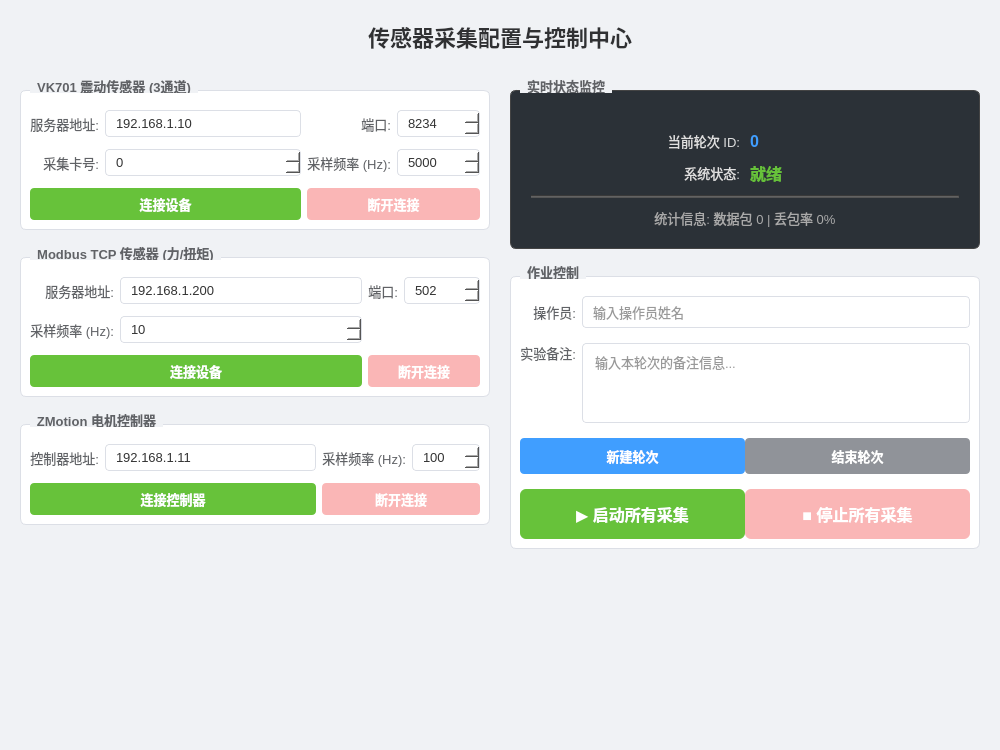
<?xml version="1.0" encoding="UTF-8"?>
<ui version="4.0">
 <class>SensorPage</class>
 <widget class="QWidget" name="SensorPage">
  <property name="geometry">
   <rect>
    <x>0</x>
    <y>0</y>
    <width>1000</width>
    <height>750</height>
   </rect>
  </property>
  <property name="windowTitle">
   <string>传感器采集控制系统</string>
  </property>
  <property name="styleSheet">
   <string notr="true">/* 全局字体与背景 */
QWidget {
    font-family: &quot;Segoe UI&quot;, &quot;Microsoft YaHei&quot;, sans-serif;
    font-size: 10pt;
    color: #333333;
    background-color: #f0f2f5;
}

/* 分组框 - 卡片式设计 */
QGroupBox {
    background-color: #ffffff;
    border: 1px solid #dcdfe6;
    border-radius: 6px;
    margin-top: 12px; /* 为标题留出空间 */
    padding-top: 10px;
    font-weight: bold;
    color: #2c3e50;
}

QGroupBox::title {
    subcontrol-origin: margin;
    subcontrol-position: top left;
    left: 10px;
    padding: 0 5px;
    background-color: #f0f2f5; /* 标题背景色与主背景融合，产生浮动标签效果 */
	color: #606266;
}

/* 标签 */
QLabel {
    color: #606266;
    background-color: transparent;
}

/* 输入框通用样式 */
QLineEdit, QSpinBox, QTextEdit {
    border: 1px solid #dcdfe6;
    border-radius: 4px;
    padding: 4px 8px;
    background-color: #ffffff;
    color: #333;
    selection-background-color: #409eff;
}

QLineEdit:focus, QSpinBox:focus, QTextEdit:focus {
    border: 1px solid #409eff;
}

QLineEdit:disabled, QSpinBox:disabled {
    background-color: #f5f7fa;
    color: #c0c4cc;
}

/* 按钮通用样式 */
QPushButton {
    border: 1px solid #dcdfe6;
    border-radius: 4px;
    padding: 6px 15px;
    background-color: #ffffff;
    color: #606266;
    font-weight: bold;
}

QPushButton:hover {
    background-color: #ecf5ff;
    border-color: #c6e2ff;
    color: #409eff;
}

QPushButton:pressed {
    background-color: #dcdfe6;
}

QPushButton:disabled {
    background-color: #f5f7fa;
    border-color: #e4e7ed;
    color: #c0c4cc;
}

/* 特定功能按钮颜色重写 - 在具体控件ID中定义，这里作为兜底 */
</string>
  </property>
  <layout class="QVBoxLayout" name="verticalLayout_main">
   <property name="spacing">
    <number>15</number>
   </property>
   <property name="leftMargin">
    <number>20</number>
   </property>
   <property name="topMargin">
    <number>20</number>
   </property>
   <property name="rightMargin">
    <number>20</number>
   </property>
   <property name="bottomMargin">
    <number>20</number>
   </property>
   <item>
    <widget class="QLabel" name="label_title">
     <property name="minimumSize">
      <size>
       <width>0</width>
       <height>40</height>
      </size>
     </property>
     <property name="styleSheet">
      <string>font-size: 22px; 
font-weight: bold; 
color: #303133; 
background-color: transparent;
margin-bottom: 10px;</string>
     </property>
     <property name="text">
      <string>传感器采集配置与控制中心</string>
     </property>
     <property name="alignment">
      <set>Qt::AlignCenter</set>
     </property>
    </widget>
   </item>
   <item>
    <layout class="QHBoxLayout" name="horizontalLayout_content">
     <property name="spacing">
      <number>20</number>
     </property>
     <item>
      <layout class="QVBoxLayout" name="verticalLayout_left">
       <property name="spacing">
        <number>15</number>
       </property>
       <item>
        <widget class="QGroupBox" name="groupBox_vk701">
         <property name="title">
          <string>VK701 震动传感器 (3通道)</string>
         </property>
         <layout class="QGridLayout" name="gridLayout_vk701">
          <property name="verticalSpacing">
           <number>12</number>
          </property>
          <item row="0" column="0">
           <widget class="QLabel" name="label_vk701_address">
            <property name="text">
             <string>服务器地址:</string>
            </property>
            <property name="alignment">
             <set>Qt::AlignRight|Qt::AlignTrailing|Qt::AlignVCenter</set>
            </property>
           </widget>
          </item>
          <item row="0" column="1">
           <widget class="QLineEdit" name="le_vk701_address">
            <property name="text">
             <string>192.168.1.10</string>
            </property>
           </widget>
          </item>
          <item row="0" column="2">
           <widget class="QLabel" name="label_vk701_port">
            <property name="text">
             <string>端口:</string>
            </property>
            <property name="alignment">
             <set>Qt::AlignRight|Qt::AlignTrailing|Qt::AlignVCenter</set>
            </property>
           </widget>
          </item>
          <item row="0" column="3">
           <widget class="QSpinBox" name="spin_vk701_port">
            <property name="minimum">
             <number>1</number>
            </property>
            <property name="maximum">
             <number>65535</number>
            </property>
            <property name="value">
             <number>8234</number>
            </property>
           </widget>
          </item>
          <item row="1" column="0">
           <widget class="QLabel" name="label_vk701_cardid">
            <property name="text">
             <string>采集卡号:</string>
            </property>
            <property name="alignment">
             <set>Qt::AlignRight|Qt::AlignTrailing|Qt::AlignVCenter</set>
            </property>
           </widget>
          </item>
          <item row="1" column="1">
           <widget class="QSpinBox" name="spin_vk701_cardid">
            <property name="minimum">
             <number>0</number>
            </property>
            <property name="maximum">
             <number>10</number>
            </property>
            <property name="value">
             <number>0</number>
            </property>
           </widget>
          </item>
          <item row="1" column="2">
           <widget class="QLabel" name="label_vk701_frequency">
            <property name="text">
             <string>采样频率 (Hz):</string>
            </property>
            <property name="alignment">
             <set>Qt::AlignRight|Qt::AlignTrailing|Qt::AlignVCenter</set>
            </property>
           </widget>
          </item>
          <item row="1" column="3">
           <widget class="QSpinBox" name="spin_vk701_frequency">
            <property name="minimum">
             <number>100</number>
            </property>
            <property name="maximum">
             <number>100000</number>
            </property>
            <property name="singleStep">
             <number>100</number>
            </property>
            <property name="value">
             <number>5000</number>
            </property>
           </widget>
          </item>
          <item row="2" column="0" colspan="2">
           <widget class="QPushButton" name="btn_vk701_connect">
            <property name="minimumSize">
             <size>
              <width>0</width>
              <height>32</height>
             </size>
            </property>
            <property name="styleSheet">
             <string>QPushButton {
	background-color: #67c23a;
	color: white;
	border: none;
}
QPushButton:hover {
	background-color: #85ce61;
}
QPushButton:pressed {
	background-color: #5daf34;
}</string>
            </property>
            <property name="text">
             <string>连接设备</string>
            </property>
           </widget>
          </item>
          <item row="2" column="2" colspan="2">
           <widget class="QPushButton" name="btn_vk701_disconnect">
            <property name="enabled">
             <bool>false</bool>
            </property>
            <property name="minimumSize">
             <size>
              <width>0</width>
              <height>32</height>
             </size>
            </property>
            <property name="styleSheet">
             <string>QPushButton {
	background-color: #f56c6c;
	color: white;
	border: none;
}
QPushButton:hover {
	background-color: #f78989;
}
QPushButton:disabled {
	background-color: #fab6b6;
}</string>
            </property>
            <property name="text">
             <string>断开连接</string>
            </property>
           </widget>
          </item>
         </layout>
        </widget>
       </item>
       <item>
        <widget class="QGroupBox" name="groupBox_mdb">
         <property name="title">
          <string>Modbus TCP 传感器 (力/扭矩)</string>
         </property>
         <layout class="QGridLayout" name="gridLayout_mdb">
          <property name="verticalSpacing">
           <number>12</number>
          </property>
          <item row="0" column="0">
           <widget class="QLabel" name="label_mdb_address">
            <property name="text">
             <string>服务器地址:</string>
            </property>
            <property name="alignment">
             <set>Qt::AlignRight|Qt::AlignTrailing|Qt::AlignVCenter</set>
            </property>
           </widget>
          </item>
          <item row="0" column="1">
           <widget class="QLineEdit" name="le_mdb_address">
            <property name="text">
             <string>192.168.1.200</string>
            </property>
           </widget>
          </item>
          <item row="0" column="2">
           <widget class="QLabel" name="label_mdb_port">
            <property name="text">
             <string>端口:</string>
            </property>
            <property name="alignment">
             <set>Qt::AlignRight|Qt::AlignTrailing|Qt::AlignVCenter</set>
            </property>
           </widget>
          </item>
          <item row="0" column="3">
           <widget class="QSpinBox" name="spin_mdb_port">
            <property name="minimum">
             <number>1</number>
            </property>
            <property name="maximum">
             <number>65535</number>
            </property>
            <property name="value">
             <number>502</number>
            </property>
           </widget>
          </item>
          <item row="1" column="0">
           <widget class="QLabel" name="label_mdb_frequency">
            <property name="text">
             <string>采样频率 (Hz):</string>
            </property>
            <property name="alignment">
             <set>Qt::AlignRight|Qt::AlignTrailing|Qt::AlignVCenter</set>
            </property>
           </widget>
          </item>
          <item row="1" column="1">
           <widget class="QSpinBox" name="spin_mdb_frequency">
            <property name="minimum">
             <number>1</number>
            </property>
            <property name="maximum">
             <number>1000</number>
            </property>
            <property name="value">
             <number>10</number>
            </property>
           </widget>
          </item>
          <item row="2" column="0" colspan="2">
           <widget class="QPushButton" name="btn_mdb_connect">
            <property name="minimumSize">
             <size>
              <width>0</width>
              <height>32</height>
             </size>
            </property>
            <property name="styleSheet">
             <string>QPushButton {
	background-color: #67c23a;
	color: white;
	border: none;
}
QPushButton:hover {
	background-color: #85ce61;
}</string>
            </property>
            <property name="text">
             <string>连接设备</string>
            </property>
           </widget>
          </item>
          <item row="2" column="2" colspan="2">
           <widget class="QPushButton" name="btn_mdb_disconnect">
            <property name="enabled">
             <bool>false</bool>
            </property>
            <property name="minimumSize">
             <size>
              <width>0</width>
              <height>32</height>
             </size>
            </property>
            <property name="styleSheet">
             <string>QPushButton {
	background-color: #f56c6c;
	color: white;
	border: none;
}
QPushButton:hover {
	background-color: #f78989;
}
QPushButton:disabled {
	background-color: #fab6b6;
}</string>
            </property>
            <property name="text">
             <string>断开连接</string>
            </property>
           </widget>
          </item>
         </layout>
        </widget>
       </item>
       <item>
        <widget class="QGroupBox" name="groupBox_motor">
         <property name="title">
          <string>ZMotion 电机控制器</string>
         </property>
         <layout class="QGridLayout" name="gridLayout_motor">
          <property name="verticalSpacing">
           <number>12</number>
          </property>
          <item row="0" column="0">
           <widget class="QLabel" name="label_motor_address">
            <property name="text">
             <string>控制器地址:</string>
            </property>
            <property name="alignment">
             <set>Qt::AlignRight|Qt::AlignTrailing|Qt::AlignVCenter</set>
            </property>
           </widget>
          </item>
          <item row="0" column="1">
           <widget class="QLineEdit" name="le_motor_address">
            <property name="text">
             <string>192.168.1.11</string>
            </property>
           </widget>
          </item>
          <item row="0" column="2">
           <widget class="QLabel" name="label_motor_frequency">
            <property name="text">
             <string>采样频率 (Hz):</string>
            </property>
            <property name="alignment">
             <set>Qt::AlignRight|Qt::AlignTrailing|Qt::AlignVCenter</set>
            </property>
           </widget>
          </item>
          <item row="0" column="3">
           <widget class="QSpinBox" name="spin_motor_frequency">
            <property name="minimum">
             <number>1</number>
            </property>
            <property name="maximum">
             <number>1000</number>
            </property>
            <property name="value">
             <number>100</number>
            </property>
           </widget>
          </item>
          <item row="1" column="0" colspan="2">
           <widget class="QPushButton" name="btn_motor_connect">
            <property name="minimumSize">
             <size>
              <width>0</width>
              <height>32</height>
             </size>
            </property>
            <property name="styleSheet">
             <string>QPushButton {
	background-color: #67c23a;
	color: white;
	border: none;
}
QPushButton:hover {
	background-color: #85ce61;
}</string>
            </property>
            <property name="text">
             <string>连接控制器</string>
            </property>
           </widget>
          </item>
          <item row="1" column="2" colspan="2">
           <widget class="QPushButton" name="btn_motor_disconnect">
            <property name="enabled">
             <bool>false</bool>
            </property>
            <property name="minimumSize">
             <size>
              <width>0</width>
              <height>32</height>
             </size>
            </property>
            <property name="styleSheet">
             <string>QPushButton {
	background-color: #f56c6c;
	color: white;
	border: none;
}
QPushButton:hover {
	background-color: #f78989;
}
QPushButton:disabled {
	background-color: #fab6b6;
}</string>
            </property>
            <property name="text">
             <string>断开连接</string>
            </property>
           </widget>
          </item>
         </layout>
        </widget>
       </item>
       <item>
        <spacer name="verticalSpacer_left">
         <property name="orientation">
          <enum>Qt::Vertical</enum>
         </property>
         <property name="sizeHint" stdset="0">
          <size>
           <width>20</width>
           <height>40</height>
          </size>
         </property>
        </spacer>
       </item>
      </layout>
     </item>
     <item>
      <layout class="QVBoxLayout" name="verticalLayout_right">
       <property name="spacing">
        <number>15</number>
       </property>
       <item>
        <widget class="QGroupBox" name="groupBox_status">
         <property name="title">
          <string>实时状态监控</string>
         </property>
         <property name="styleSheet">
          <string>QGroupBox {
	background-color: #2b3137; 
	color: #ffffff;
	border: 1px solid #444;
}
QLabel {
	color: #e0e0e0;
}</string>
         </property>
         <layout class="QVBoxLayout" name="verticalLayout_status">
          <property name="spacing">
           <number>10</number>
          </property>
          <property name="leftMargin">
           <number>20</number>
          </property>
          <property name="topMargin">
           <number>30</number>
          </property>
          <property name="rightMargin">
           <number>20</number>
          </property>
          <property name="bottomMargin">
           <number>20</number>
          </property>
          <item>
           <layout class="QHBoxLayout" name="horizontalLayout_round">
            <item>
             <widget class="QLabel" name="label_round_title">
              <property name="text">
               <string>当前轮次 ID:</string>
              </property>
              <property name="alignment">
               <set>Qt::AlignRight|Qt::AlignTrailing|Qt::AlignVCenter</set>
              </property>
             </widget>
            </item>
            <item>
             <widget class="QLabel" name="label_round_id">
              <property name="styleSheet">
               <string>font-size: 16px; font-weight: bold; color: #409eff;</string>
              </property>
              <property name="text">
               <string>0</string>
              </property>
             </widget>
            </item>
           </layout>
          </item>
          <item>
           <layout class="QHBoxLayout" name="horizontalLayout_status">
            <item>
             <widget class="QLabel" name="label_status_title">
              <property name="text">
               <string>系统状态:</string>
              </property>
              <property name="alignment">
               <set>Qt::AlignRight|Qt::AlignTrailing|Qt::AlignVCenter</set>
              </property>
             </widget>
            </item>
            <item>
             <widget class="QLabel" name="label_status">
              <property name="styleSheet">
               <string>font-size: 16px; font-weight: bold; color: #67c23a;</string>
              </property>
              <property name="text">
               <string>就绪</string>
              </property>
             </widget>
            </item>
           </layout>
          </item>
          <item>
           <widget class="Line" name="line_status">
            <property name="styleSheet">
             <string>background-color: #555;</string>
            </property>
            <property name="orientation">
             <enum>Qt::Horizontal</enum>
            </property>
           </widget>
          </item>
          <item>
           <widget class="QLabel" name="label_statistics">
            <property name="styleSheet">
             <string>font-family: &quot;Consolas&quot;, monospace; color: #aaa;</string>
            </property>
            <property name="text">
             <string>统计信息: 数据包 0 | 丢包率 0%</string>
            </property>
            <property name="alignment">
             <set>Qt::AlignCenter</set>
            </property>
           </widget>
          </item>
         </layout>
        </widget>
       </item>
       <item>
        <widget class="QGroupBox" name="groupBox_control">
         <property name="title">
          <string>作业控制</string>
         </property>
         <layout class="QGridLayout" name="gridLayout_control">
          <property name="verticalSpacing">
           <number>15</number>
          </property>
          <item row="0" column="0">
           <widget class="QLabel" name="label_operator">
            <property name="text">
             <string>操作员:</string>
            </property>
            <property name="alignment">
             <set>Qt::AlignRight|Qt::AlignTrailing|Qt::AlignVCenter</set>
            </property>
           </widget>
          </item>
          <item row="0" column="1">
           <widget class="QLineEdit" name="le_operator">
            <property name="minimumSize">
             <size>
              <width>0</width>
              <height>32</height>
             </size>
            </property>
            <property name="placeholderText">
             <string>输入操作员姓名</string>
            </property>
           </widget>
          </item>
          <item row="1" column="0">
           <widget class="QLabel" name="label_note_label">
            <property name="text">
             <string>实验备注:</string>
            </property>
            <property name="alignment">
             <set>Qt::AlignRight|Qt::AlignTop|Qt::AlignTrailing</set>
            </property>
           </widget>
          </item>
          <item row="1" column="1">
           <widget class="QTextEdit" name="te_note">
            <property name="maximumSize">
             <size>
              <width>16777215</width>
              <height>80</height>
             </size>
            </property>
            <property name="placeholderText">
             <string>输入本轮次的备注信息...</string>
            </property>
           </widget>
          </item>
          <item row="2" column="0" colspan="2">
           <layout class="QHBoxLayout" name="horizontalLayout_rounds">
            <item>
             <widget class="QPushButton" name="btn_new_round">
              <property name="minimumSize">
               <size>
                <width>0</width>
                <height>36</height>
               </size>
              </property>
              <property name="styleSheet">
               <string>QPushButton {
	background-color: #409eff;
	color: white;
	border: none;
}
QPushButton:hover {
	background-color: #66b1ff;
}</string>
              </property>
              <property name="text">
               <string>新建轮次</string>
              </property>
             </widget>
            </item>
            <item>
             <widget class="QPushButton" name="btn_end_round">
              <property name="minimumSize">
               <size>
                <width>0</width>
                <height>36</height>
               </size>
              </property>
              <property name="styleSheet">
               <string>QPushButton {
	background-color: #909399;
	color: white;
	border: none;
}
QPushButton:hover {
	background-color: #a6a9ad;
}</string>
              </property>
              <property name="text">
               <string>结束轮次</string>
              </property>
             </widget>
            </item>
           </layout>
          </item>
          <item row="3" column="0" colspan="2">
           <layout class="QHBoxLayout" name="horizontalLayout_main_actions">
            <item>
             <widget class="QPushButton" name="btn_start_all">
              <property name="minimumSize">
               <size>
                <width>0</width>
                <height>50</height>
               </size>
              </property>
              <property name="styleSheet">
               <string>QPushButton {
	background-color: #67c23a;
	color: white;
	font-size: 16px;
	border-radius: 6px;
    border: none;
}
QPushButton:hover {
	background-color: #85ce61;
}
QPushButton:pressed {
	background-color: #5daf34;
    padding-top: 8px;
}</string>
              </property>
              <property name="text">
               <string>▶ 启动所有采集</string>
              </property>
             </widget>
            </item>
            <item>
             <widget class="QPushButton" name="btn_stop_all">
              <property name="enabled">
               <bool>false</bool>
              </property>
              <property name="minimumSize">
               <size>
                <width>0</width>
                <height>50</height>
               </size>
              </property>
              <property name="styleSheet">
               <string>QPushButton {
	background-color: #f56c6c;
	color: white;
	font-size: 16px;
	border-radius: 6px;
    border: none;
}
QPushButton:hover {
	background-color: #f78989;
}
QPushButton:disabled {
	background-color: #fab6b6;
}
QPushButton:pressed {
	background-color: #dd6161;
    padding-top: 8px;
}</string>
              </property>
              <property name="text">
               <string>■ 停止所有采集</string>
              </property>
             </widget>
            </item>
           </layout>
          </item>
         </layout>
        </widget>
       </item>
       <item>
        <spacer name="verticalSpacer_right">
         <property name="orientation">
          <enum>Qt::Vertical</enum>
         </property>
         <property name="sizeHint" stdset="0">
          <size>
           <width>20</width>
           <height>40</height>
          </size>
         </property>
        </spacer>
       </item>
      </layout>
     </item>
    </layout>
   </item>
  </layout>
 </widget>
 <resources/>
 <connections/>
</ui>
